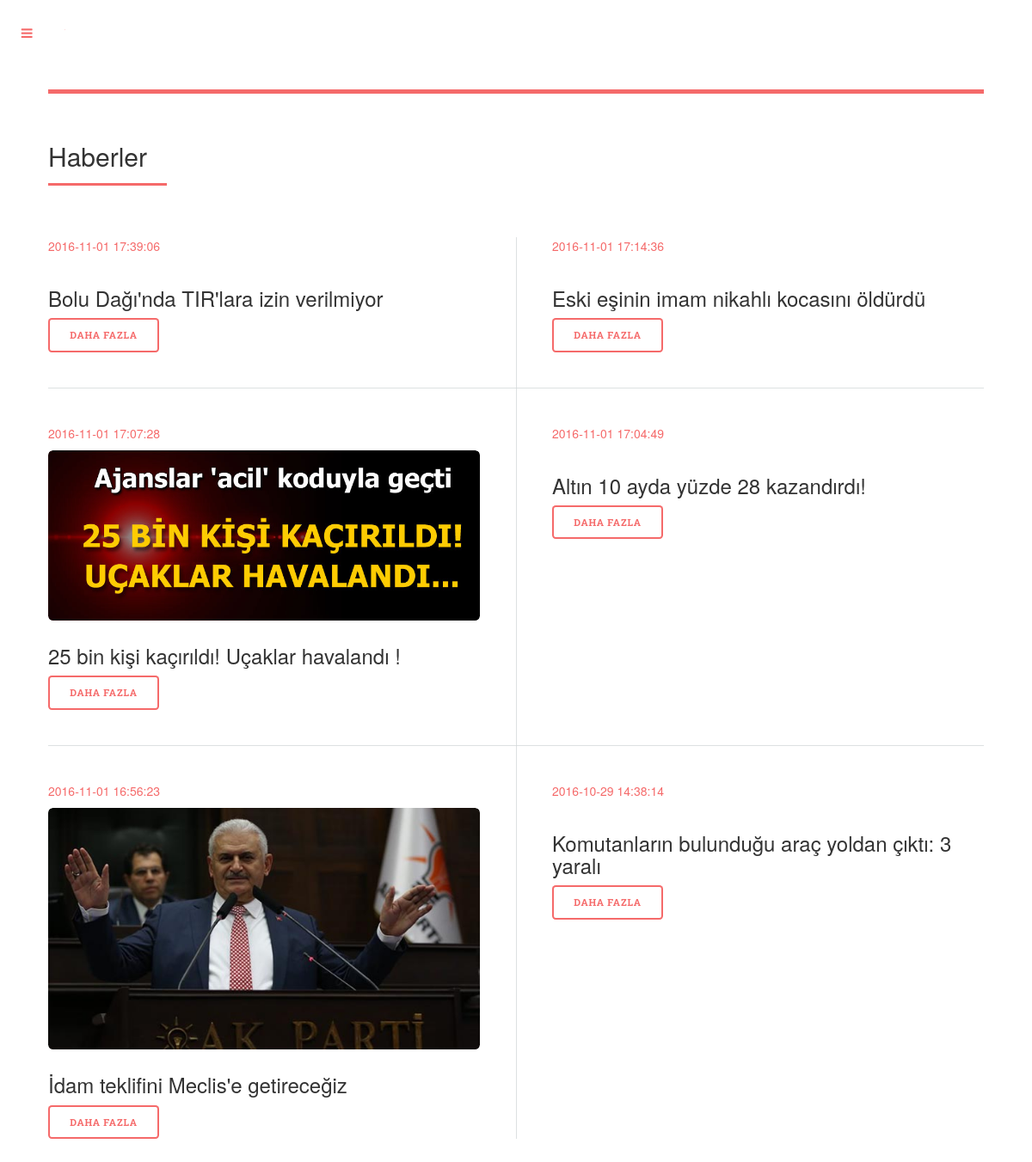
Page /index.php/home/haberler on the committed database.
### tables this page shows
CREATE TABLE `haberler` (
  `Id` int(11) NOT NULL AUTO_INCREMENT,
  `baslik` varchar(255) DEFAULT NULL,
  `keywords` varchar(255) DEFAULT NULL,
  `text` longtext,
  `img` varchar(255) DEFAULT '',
  `aciklama` longtext,
  `tarih` timestamp NULL DEFAULT CURRENT_TIMESTAMP,
  PRIMARY KEY (`Id`)
);

### application/controllers/Home.php (called while the page is built, shortened)
<?php
class Home extends CI_Controller {
        public function __construct()
        {
				$this->load->database();
				$this->load->helper(array('form','url'));
				$this->load->library("session");
				$this->load->model('main_Model');
				$this->load->model('Employee_m');
        }
		public function haberler()
		{
			$query = $this->db->query('select * from haberler order by tarih desc ');
			$data["verihaber"]=$query->result();
			$this->load->view('contenthaber',$data);
		}
}
?>

### index.php (called while the page is built, shortened)
<?php
require_once BASEPATH.'core/CodeIgniter.php';

### application/views/contenthaber.php (the view, shortened to what this page needs)
<!DOCTYPE HTML>
<html>
	<head>
		<link rel="stylesheet" href="<?=base_url()?>assets/haberdetay/css/main.css" />
		<link rel="stylesheet" href="https://maxcdn.bootstrapcdn.com/bootstrap/3.3.7/css/bootstrap.min.css">
  <link rel="stylesheet" href="https://maxcdn.bootstrapcdn.com/bootstrap/3.3.7/css/bootstrap.min.css">
	</head>
	<body>
			<div id="wrapper">
					<div id="main">
						<div class="inner">
								<header id="header">
								<ul class="icons">
									</ul>
								</header>
								<section>
									<header class="major">
										<h2>Haberler</h2>
									</header>
									<div class="posts">
										<?php
										foreach ($verihaber as $rs)
											{
										?>
										<article><font color="#F56A6A"><p><?=$rs->tarih?></p></font>
											<a href="#" class="image"><img src="<?=base_url()?>uploads/<?=$rs->img?>" alt="" width="200" height="auto" /></a>
											<h3><?=$rs->baslik?></h3>
											<ul class="actions">
												<li><a href="<?=base_url()?>home/icerikdetayhaberler/<?=$rs->Id?>" class="button">Daha fazla</a></li>
											</ul>
										</article>
										<?php
											}
										?>
									</div>
								</section>
						</div>
					</div>
			</div>
	</body>
</html>

### rows in the picture
haberler: tarih "2016-11-01 17:39:06", baslik "Bolu Dağı'nda TIR'lara izin verilmiyor"
haberler: tarih "2016-11-01 17:14:36", baslik "Eski eşinin imam nikahlı kocasını öldürdü"
haberler: tarih "2016-11-01 17:07:28", img (picture), baslik "25 bin kişi kaçırıldı! Uçaklar havalandı !"
haberler: tarih "2016-11-01 17:04:49", baslik "Altın 10 ayda yüzde 28 kazandırdı!"
haberler: tarih "2016-11-01 16:56:23", img (picture), baslik "İdam teklifini Meclis'e getireceğiz"
haberler: tarih "2016-10-29 14:38:14", baslik "Komutanların bulunduğu araç yoldan çıktı: 3 yaralı"
